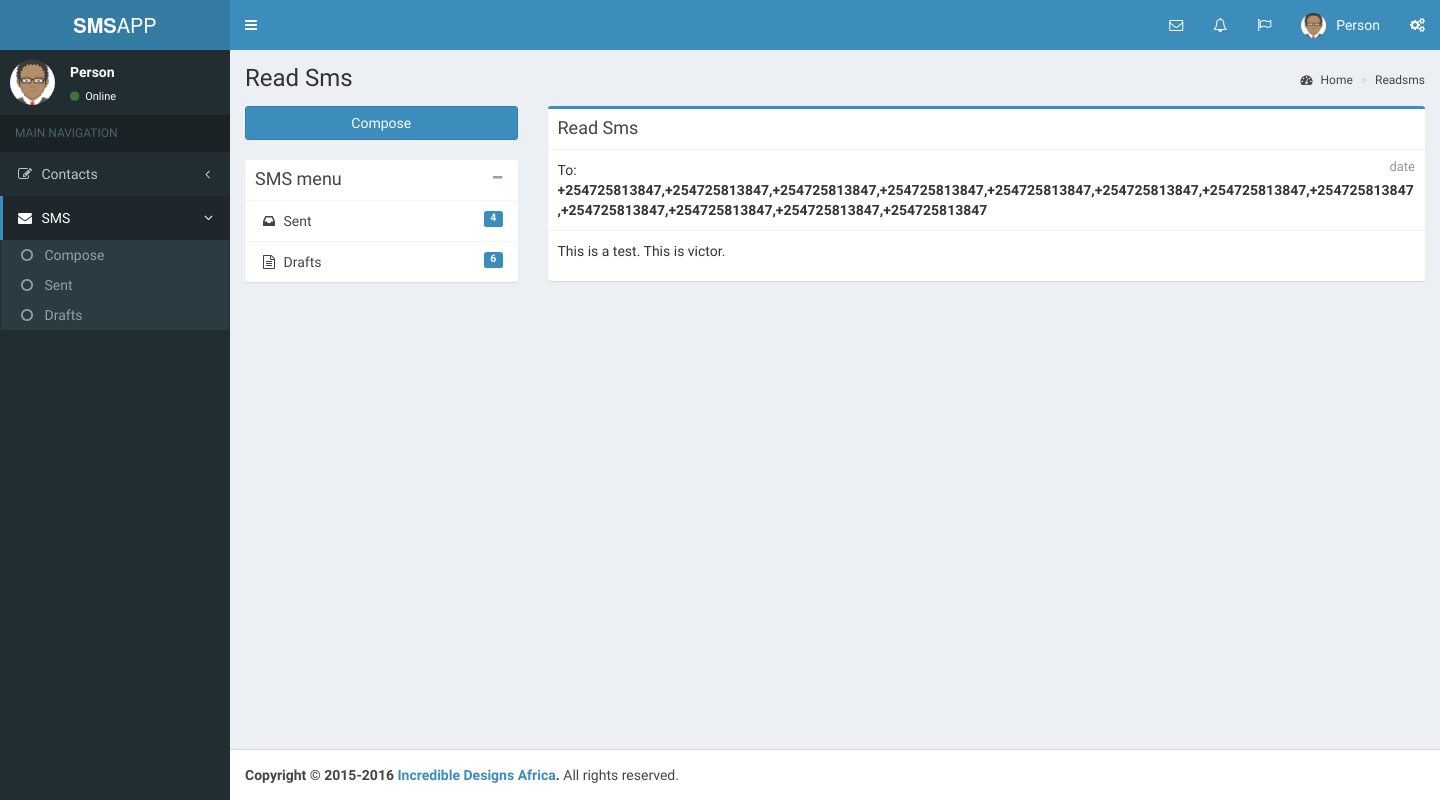
The page /readsms.php?id=1 on the database its author committed.
### tables this page shows
CREATE TABLE `sentsms` (
  `id` int(11) NOT NULL,
  `phone` varchar(255) NOT NULL,
  `smstext` varchar(255) NOT NULL,
  `draft` int(11) NOT NULL
);

### class/database.php (called while the page is built, shortened)
<?php
class Database
{
	public $mysqli;
	function __construct()
	{
		$this->mysqli = new mysqli("localhost", "root", "", "smsapp");
	}
	public function countSentSMS(){
		$query = "SELECT * FROM sentsms WHERE draft = 0";
		$result = $this->mysqli->query($query);
		$row_count = $result->num_rows;
		return $row_count;
	}
	public function countDraftSMS(){
		$query = "SELECT * FROM sentsms WHERE draft = 1";
		$result = $this->mysqli->query($query);
		$row_count = $result->num_rows;
		return $row_count;
	}
	public function getSingle($id){
		$table = $this->sent_sms_table;
		$res = $this->mysqli->query("SELECT * FROM $table WHERE id='$id'");
        while ($row = $res->fetch_assoc()){
        	$data= array(
				'id' 		=>$row['id'] ,
				'phone' 	=>$row['phone'] ,
				'smstext' 	=>$row['smstext']
				);
        }
        return $data;
	}
}
 ?>

### class/smstext.class.php (called while the page is built, shortened)
<?php
include 'Database.php';
class smstext extends Database
{
	function __construct()
	{
		$this->total_sent = $this->countSentSMS();
		$this->total_draft = $this->countDraftSMS();
	}
}
 ?>

### readsms.php (the view, shortened to what this page needs)
<!DOCTYPE html>
<?php
  if (isset($_GET['id'])) {
    $id = $_GET['id'];
    include 'class/smstext.class.php';
    $smstext = new smstext();
    $data=$smstext->getSingle($id);
  }
 ?>
<html>
  <head>
    <?php include "includes/_csslinks.php"; ?>
  <body class="hold-transition skin-blue sidebar-mini">
    <div class="wrapper">
      <?php include "includes/_header.php"; ?>
      <?php include "includes/_leftsidebar.php" ?>
      <div class="content-wrapper">
        <section class="content-header">
          <h1>
            Read Sms
          </h1>
          <?php include "includes/_breadcrums.php"; ?>
        </section>
        <section class="content">
          <div class="row">
            <div class="col-md-3">
              <a href="compose.php" class="btn btn-primary btn-block margin-bottom">Compose</a>
              <?php include 'includes/_mailboxmenu.php' ?>
            </div>
            <div class="col-md-9">
              <div class="box box-primary">
                <div class="box-header with-border">
                  <h3 class="box-title">Read Sms</h3>
                </div>
                <div class="box-body no-padding">
                  <div class="mailbox-read-info">
                    <h3>
                      <span class="mailbox-read-time pull-right">date</span>
                    </h3>
                    <div class="to-phone-number">
                      To: <b> <?php echo $data['phone']; ?> </b>
                    </div>
                  </div>
                  <div class="mailbox-read-message">
                    <p><?php echo $data['smstext']; ?></p>
                  </div>
                </div>
              </div>
            </div>
          </div>
        </section>
      </div>
      <?php include "includes/_footercopyright.php"; ?>
    </div>
  </body>
</html>

### rows shown on the page
sentsms: phone "+254725813847,+254725813847,+254725813847,+254725813847,+254725813847,+254725813847,+254725813847,+254725813847,+254725813847,+254725813847,+254725813847,+254725813847", smstext "This is a test. This is victor."

### other values the page prints
$filename "Readsms"
$smstext->total_sent "4"
$smstext->total_draft "6"
